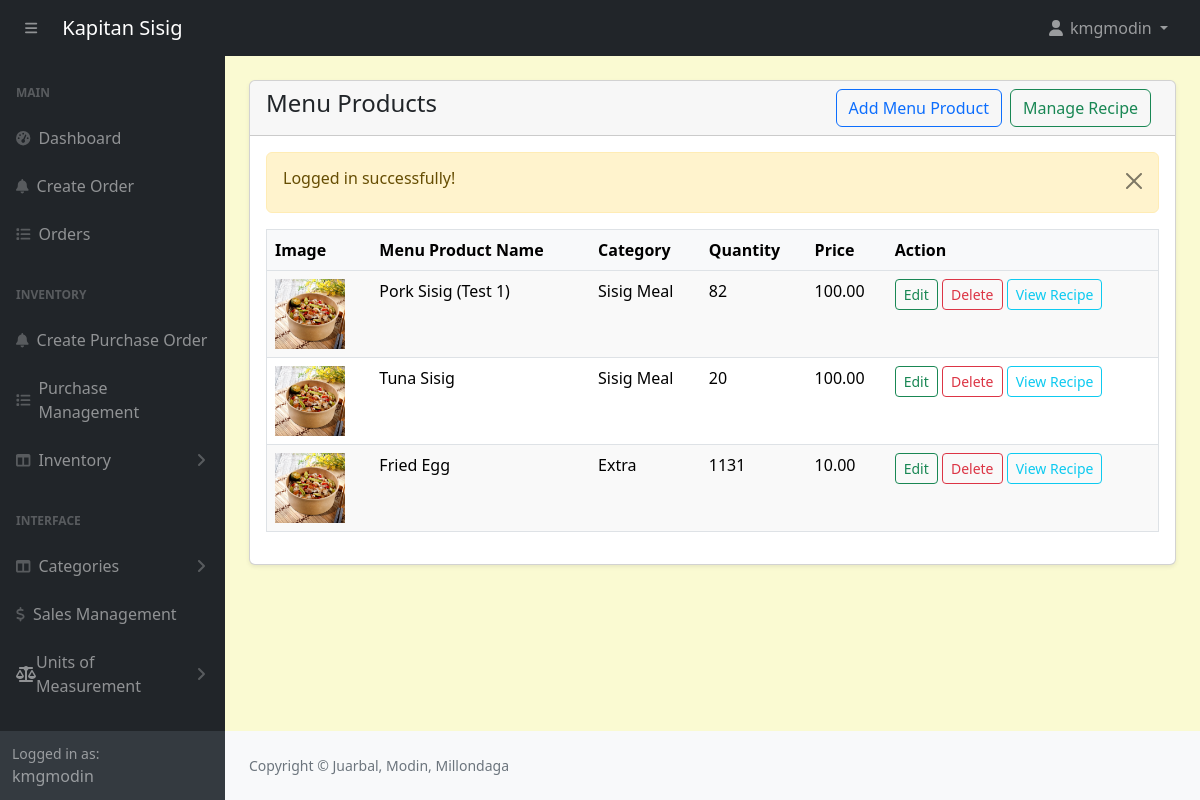
Screenshot of /admin/products.php (signed in) with the database file from the repository.
### tables this page shows
CREATE TABLE `products` (
  `id` int(11) NOT NULL,
  `category_id` int(11) NOT NULL,
  `productname` varchar(191) NOT NULL,
  `description` varchar(191) NOT NULL,
  `price` decimal(10,2) NOT NULL,
  `image` varchar(255) NOT NULL,
  `created_at` date NOT NULL DEFAULT current_timestamp(),
  `quantity` int(11) NOT NULL
);

CREATE TABLE `categories` (
  `id` int(11) NOT NULL,
  `name` varchar(191) NOT NULL,
  `status` tinyint(4) NOT NULL DEFAULT 0
);

### admin/products.php (the view, shortened to what this page needs)
<?php include('includes/header.php'); ?>
<div class="container-fluid px-4 pb-4">
    <div class="card mt-4 shadow-sm">
        <div class="card-header">
            <h4 class="mb-0">Menu Products
                <a href="recipe-add.php" class="btn btn-outline-success float-end me-2">Manage Recipe</a>
                <?php if ($_SESSION['loggedInUser']['position'] == 1): ?>
                <a href="products-create.php" class="btn btn-outline-primary float-end me-2">Add Menu Product</a>
                <?php endif; ?>
            </h4>
        </div>
        <div class="card-body">
            <?php alertMessage(); ?>
            <?php
                $products = getAll('products');
                if (!$products) {
                    echo '<h4>Something went wrong.</h4>';
                } elseif (mysqli_num_rows($products) > 0) {
            ?>
            <div class="table-responsive">
                <table class="table" style="width: 100%; margin-bottom: 1rem; color: #000; border: 1px solid #dee2e6;">
                    <thead>
                        <tr style="background-color: #f8f9fa; color: #000;">
                            <th>Image</th>
                            <th>Menu Product Name</th>
                            <th>Category</th>
                            <th>Quantity</th>
                            <th>Price</th>
                            <th>Action</th>
                        </tr>
                    </thead>
                    <tbody>
                        <?php
                        $i = 0;
                        while ($productItem = mysqli_fetch_assoc($products)) :
                            $i++;
                            $productId = $productItem['id'];
                            $categoryId = $productItem['category_id'];
                            $categoryQuery = "SELECT name FROM categories WHERE id = '$categoryId'";
                            $categoryResult = mysqli_query($conn, $categoryQuery);
                            $categoryName = $categoryResult && mysqli_num_rows($categoryResult) > 0
                                            ? htmlspecialchars(mysqli_fetch_assoc($categoryResult)['name'])
                                            : "Unknown Category";
                            $recipeIngredientsQuery = "
                                SELECT ri.ingredient_id, ri.quantity AS recipe_quantity, i.quantity AS available_quantity, i.name AS ingredient_name
                                FROM recipe_ingredients ri
                                JOIN ingredients i ON ri.ingredient_id = i.id
                                WHERE ri.recipe_id = (SELECT id FROM recipes WHERE product_id = '$productId')
                            ";
                            $recipeIngredientsResult = mysqli_query($conn, $recipeIngredientsQuery);
                            $minServings = PHP_INT_MAX;
                            while ($ingredient = mysqli_fetch_assoc($recipeIngredientsResult)) {
                                $requiredQuantity = $ingredient['recipe_quantity'];
                                $availableQuantity = $ingredient['available_quantity'];
                                $possibleServings = floor($availableQuantity / $requiredQuantity);
                                if ($possibleServings < $minServings) {
                                    $minServings = $possibleServings;
                                }
                            }
                            $updateProductQuery = "
                                UPDATE products
                                SET quantity = '$minServings'
                                WHERE id = '$productId'
                            ";
                            mysqli_query($conn, $updateProductQuery);
                        ?>
                        <tr style="background-color: <?= $i % 2 == 0 ? '#fff' : '#f9f9f9'; ?>; border: 1px solid #dee2e6;">
                            <td><img src="../<?= htmlspecialchars($productItem['image']); ?>" style="width:70px;height:70px;" alt="product image" /></td>
                            <td><?= htmlspecialchars($productItem['productname']) ?></td>
                            <td><?= $categoryName ?></td>
                            <td><?= $minServings ?></td>
                            <td><?= htmlspecialchars($productItem['price']) ?></td>
                            <td>
                                <a href="products-edit.php?id=<?= $productItem['id'];?>" class="btn btn-outline-success btn-sm">Edit</a>
                                <a
                                    href="products-delete.php?id=<?= $productItem['id'];?>"
                                    class="btn btn-outline-danger btn-sm"
                                    onclick="return confirm('Are you sure you want to delete this product?')">
                                    Delete
                                </a>
                                <a
                                    href="recipe-view.php?id=<?= $productItem['id'];?>"
                                    class="btn btn-outline-info btn-sm">
                                    View Recipe
                                </a>
                            </td>
                        </tr>
                        <?php endwhile; ?>
                    </tbody>
                </table>
            </div>
            <?php
                } else {
                    echo '<h4 class="mb-0">No record found.</h4>';
                }
            ?>
        </div>
    </div>
</div>
<?php include('includes/footer.php'); ?>

### admin/includes/header.php (shortened to what this page needs)
<?php
require '../config/function.php';
?>
<!DOCTYPE html>
<html lang="en">
    <head>
        <link href="assets/css/styles.css" rel="stylesheet" />
        <link rel="stylesheet" href="//cdn.jsdelivr.net/npm/alertifyjs@1.14.0/build/css/themes/default.min.css"/>
        <link rel="stylesheet" href="//cdn.jsdelivr.net/npm/alertifyjs@1.14.0/build/css/alertify.min.css"/>
        <link href="https://cdn.jsdelivr.net/npm/select2@4.1.0-rc.0/dist/css/select2.min.css" rel="stylesheet" />
        <link rel="stylesheet" href="assets/css/custom.css">
    </head>
    <body class="sb-nav-fixed">
    <?php include('navbar.php'); ?>
      <div id="layoutSidenav">
        <?php include('sidebar.php'); ?>
          <div id="layoutSidenav_content">
            <main>

### admin/includes/navbar.php (shortened to what this page needs)
<nav class="sb-topnav navbar navbar-expand navbar-dark bg-dark">
            <button class="btn btn-link btn-sm order-1 order-lg-0 me-4 me-lg-0" id="sidebarToggle" href="#!"><i class="fas fa-bars ps-3"></i></button>
            <a class="navbar-brand ps-3" href="index.html">Kapitan Sisig</a>
            <ul class="navbar-nav ms-auto ms-md-0 me-3 me-lg-4">
                <li class="nav-item dropdown">
                    <a class="nav-link dropdown-toggle" id="navbarDropdown" href="#" role="button" data-bs-toggle="dropdown" aria-expanded="false">
                        <i class="fas fa-user fa-fw"></i>
                        <?= $_SESSION['loggedInUser']['username']; ?>
                    </a>
                </li>
            </ul>
        </nav>

### admin/includes/sidebar.php (shortened to what this page needs)
<div id="layoutSidenav_nav">
    <nav class="sb-sidenav accordion sb-sidenav-dark" id="sidenavAccordion">
        <div class="sb-sidenav-menu">
            <div class="nav">
                <div class="sb-sidenav-menu-heading">Main</div>
                <a class="nav-link" href="index.php">
                    <div class="sb-nav-link-icon"><i class="fas fa-tachometer-alt"></i></div>
                    Dashboard
                </a>
                <a class="nav-link" href="order-create.php">
                    <div class="sb-nav-link-icon"><i class="fas fa-bell"></i></div>
                    Create Order
                </a>
                <a class="nav-link" href="orders.php">
                    <div class="sb-nav-link-icon"><i class="fas fa-list"></i></div>
                    Orders
                </a>
                <div class="sb-sidenav-menu-heading">Inventory</div>
                <?php if ($_SESSION['loggedInUser']['position'] == 1): ?>
                    <a class="nav-link" href="purchase-order-select-supplier.php">
                        <div class="sb-nav-link-icon"><i class="fas fa-bell"></i></div>
                        Create Purchase Order
                    </a>
                    <a class="nav-link" href="purchase-orders.php">
                        <div class="sb-nav-link-icon"><i class="fas fa-list"></i></div>
                        Purchase Management
                    </a>
                <?php endif; ?>
                <a class="nav-link collapsed" href="#" data-bs-toggle="collapse" data-bs-target="#collapseInventory" aria-expanded="false" aria-controls="collapseInventory">
                    <div class="sb-nav-link-icon"><i class="fas fa-columns"></i></div>
                    Inventory
                    <div class="sb-sidenav-collapse-arrow"><i class="fas fa-angle-down"></i></div>
                </a>
                <div class="sb-sidenav-menu-heading">Interface</div>
                <?php if ($_SESSION['loggedInUser']['position'] == 1): ?>
                <a class="nav-link collapsed" href="#" data-bs-toggle="collapse" data-bs-target="#collapseCategory" aria-expanded="false" aria-controls="collapseCategory">
                    <div class="sb-nav-link-icon"><i class="fas fa-columns"></i></div>
                    Categories
                    <div class="sb-sidenav-collapse-arrow"><i class="fas fa-angle-down"></i></div>
                </a>
                <?php endif; ?>
                <a class="nav-link" href="sales.php">
                    <div class="sb-nav-link-icon"><i class="fas fa-dollar-sign"></i></div>
                    Sales Management
                </a>
                <li class="nav-item">
                    <a class="nav-link collapsed" href="#" data-bs-toggle="collapse" data-bs-target="#collapseUnits" aria-expanded="false" aria-controls="collapseUnits">
                        <i class="fas fa-balance-scale"></i>
                        <span>Units of Measurement</span>
                        <div class="sb-sidenav-collapse-arrow"><i class="fas fa-angle-down"></i></div>
                    </a>
                </li>
                <?php if ($_SESSION['loggedInUser']['position'] == 1): ?>
                    <div class="sb-sidenav-menu-heading">Manage Staff</div>
                <?php endif; ?>
            </div>
        </div>
        <div class="sb-sidenav-footer">
            <div class="small">Logged in as:</div>
            <?= $_SESSION['loggedInUser']['username']; ?>
        </div>
    </nav>
</div>

### config/function.php (shortened to what this page needs)
<?php
require 'dbcon.php';
function validate($inputData){
    global $conn;
    $validatedData = mysqli_real_escape_string($conn, $inputData);
    return trim($validatedData);
}
function alertMessage(){
    if (isset($_SESSION['message'])) {
        echo '<div class="alert alert-warning alert-dismissible fade show" role="alert">
            <h6>'.htmlspecialchars($_SESSION['message']).'</h6>
            <button type="button" class="btn-close" data-bs-dismiss="alert" aria-label="Close"></button>
          </div>';
    }
}
function getAll($tableName, $status = NULL){
    global $conn;
    $table = validate($tableName);
    $status = validate($status);
    $query = ($status == 'status') ? "SELECT * FROM $table WHERE $status = '0'" : "SELECT * FROM $table";
    return mysqli_query($conn, $query);
}
?>

### admin/includes/footer.php (shortened to what this page needs)
</main>
                <footer class="py-4 bg-light mt-auto">
                    <div class="container-fluid px-4">
                        <div class="d-flex align-items-center justify-content-between small">
                            <div class="text-muted">Copyright &copy; Juarbal, Modin, Millondaga</div>
                        </div>
                    </div>
                </footer>
            </div>
        </div>
    </body>
</html>

### admin/assets/css/custom.css (style rules this page uses)
body { margin: 0; font-family: system-ui, -apple-system, "Segoe UI", Roboto, "Helvetica Neue", "Noto Sans", "Liberation Sans", Arial, sans-serif; font-size: 1rem; font-weight: 400; line-height: 1.5; color: #212529; text-align: left; background-color: #FAFAD2; -webkit-text-size-adjust: 100%; -webkit-tap-highlight-color: rgba(0, 0, 0, 0); }

### rows the page displays
products: productname "Pork Sisig (Test 1)", category.name "Sisig Meal", minServings "82", price "100.00"
products: productname "Tuna Sisig", category.name "Sisig Meal", minServings "20", price "100.00"
products: productname "Fried Egg", category.name "Extra", minServings "1131", price "10.00"

### other values shown
$_SESSION['loggedInUser']['username'] "kmgmodin"
$_SESSION['message'] "Logged in successfully!"
